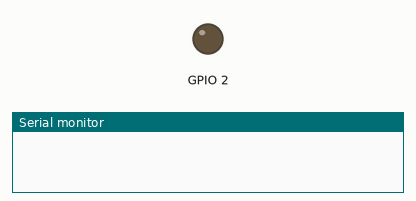
A sketch run on a simulated ESP32. Shown: output pins drawn as LEDs (lit = HIGH), the last lines printed to the serial monitor. EEPROM starts erased.

Above: at 0.1 s.
At 1.6 s:
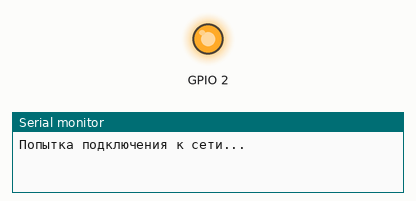
Timing chart, 0 to 3.1 s (numbered marks = the images above):
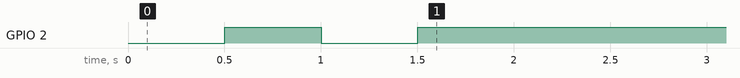

The sketch:

AuthWebpage_ESP8266.ino
```cpp
#include <AuthWebpage.h>

void setup() {
  Serial.begin(115200);
  pinMode(ledPin, OUTPUT);

  // Инициализация EEPROM
  EEPROM.begin(512);

  // Загрузка сохраненных настроек сети Wi-Fi
  loadConfig();

  if (ssid.isEmpty() || password.isEmpty()) {
    // Если настроек нет, запускаем точку доступа
    digitalWrite(ledPin, LOW);
    startAP();
  } else {
    // Если настройки есть, пробуем подключиться к сети
    connectToWiFi();
  }
}

void loop() {
  server.handleClient();
}
```
